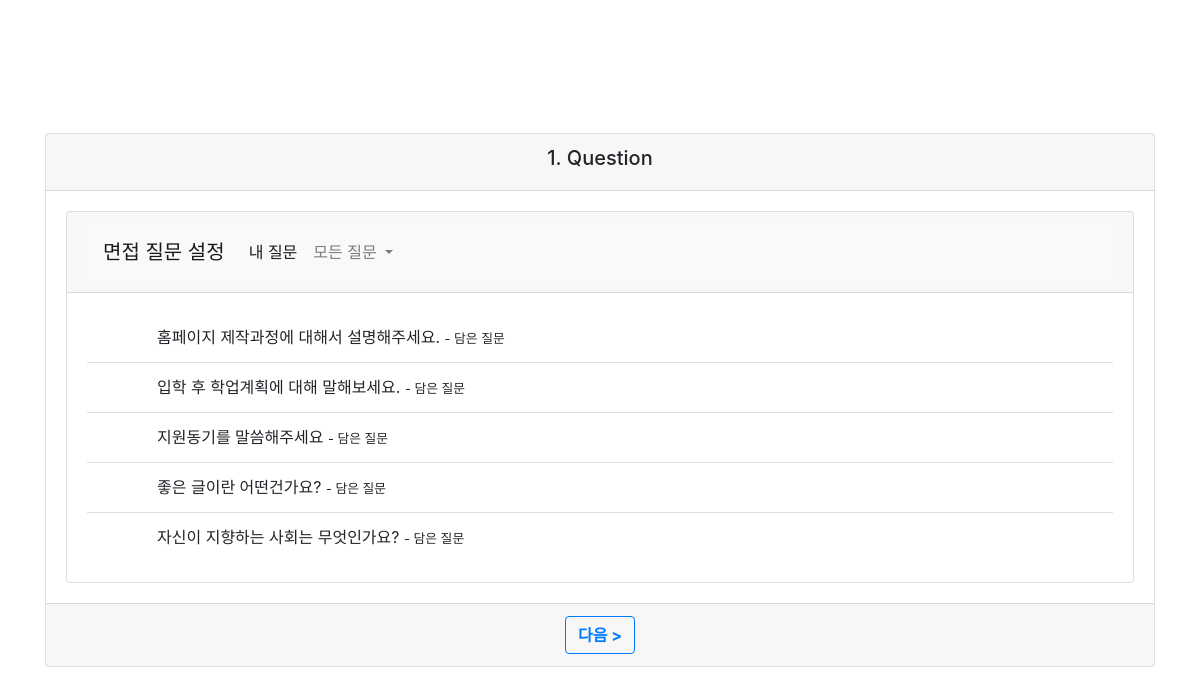
Page /website/student/interview/ (signed in) on the earlier database version.
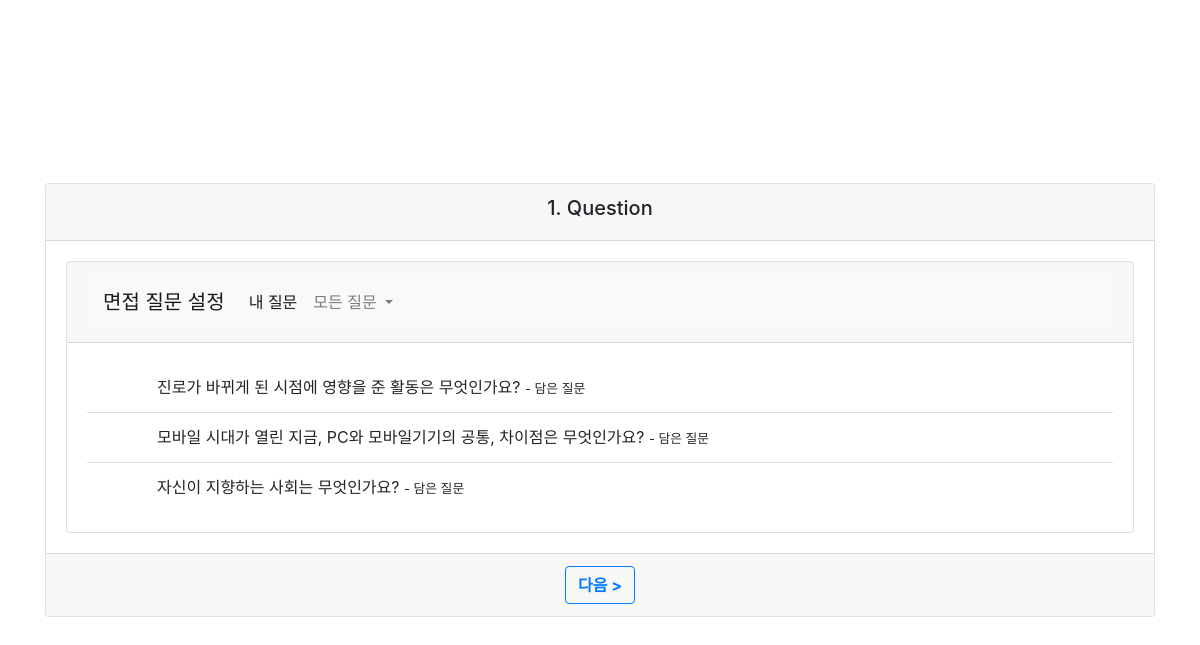
Same page on the later database version.
### website/models.py (models this page shows, shortened)
class StudentQuestion(models.Model):
    id = models.AutoField(
        primary_key=True,
        unique=True,
        editable=False,
        verbose_name='pk'
    )
    student = models.ForeignKey(User, on_delete=models.CASCADE)
    question = models.ForeignKey(Question, on_delete=models.CASCADE)
    part =  models.IntegerField(null=True, blank=True, verbose_name='종류')
    teacher = models.ForeignKey(Teacher, null=True, blank=True, on_delete=models.CASCADE)

class Question(models.Model):
    id = models.AutoField(
        primary_key=True,
        unique=True,
        editable=False,
        verbose_name='pk'
    )
    question = models.CharField(max_length=100, null=True, blank=True, verbose_name='질문')
    department = models.IntegerField(null=True, blank=True, verbose_name='학과') # 0 : 공통질문
    def __str__(self):
        return self.question

### website/views.py (the view)
# urls.py: path('student/interview/',views.inter_start,name='interviewStart'),
def inter_start(request):
    myQuestion = StudentQuestion.objects.filter(student__userID=request.session.get('user'))
    return render(request, 'inter_start.html', {'myQuestion': myQuestion})

### website/templates/inter_start.html (shortened to what this page needs)
{% load static %}
<!DOCTYPE html>
<html>
<head>
    <link rel="stylesheet" href="https://stackpath.bootstrapcdn.com/bootstrap/4.4.1/css/bootstrap.min.css">
    <link rel="stylesheet" href="{% static 'css/inter_setting.css' %}" type="text/css">
</head>
<body>
    <div id="card" class="container">
        <div class="card text-center">
            <div class="card-header">
                <h5>1. Question</h5>
            </div>
            <div class="card-body">
                <div class="card">
                    <div class="card-header">
                        <nav class="navbar navbar-expand-lg navbar-light bg-light">
                            <a class="navbar-brand" href="{% url 'website:interviewStart' %}">면접 질문 설정</a>
                            <div class="collapse navbar-collapse" id="navbarSupportedContent">
                                <ul class="navbar-nav mr-auto">
                                    <li class="nav-item active">
                                        <a class="nav-link" href="{% url 'website:interviewStart' %}">내 질문</a>
                                    </li>
                                    <li class="nav-item dropdown">
                                        <a class="nav-link dropdown-toggle" href="#" id="navbarDropdown" role="button" data-toggle="dropdown" aria-haspopup="true" aria-expanded="false">
                                            모든 질문
                                        </a>
                                    </li>
                                </ul>
                            </div>
                        </nav>
                    </div>
                    <div class="card-body">
                        <ul class="list-group list-group-flush">
                            {% if myQuestion %}
                            {% for questionList in myQuestion %}
                            <li class="list-group-item d-flex justify-content-between align-items-center">
                                <div class="form-check">
                                    <label class="form-check-label" for="star_{{questionList.id}}">
                                    {{questionList.question}}
                                    {% if questionList.part == 1 %}
                                    <small> - 작성한 질문</small>
                                    {% elif questionList.part == 2 %}
                                    <small> - 받은 질문</small>
                                    {% else %}
                                    <small> - 담은 질문</small></label>
                                    {% endif %}
                                </div>
                            </li>
                            {% endfor %}
                            {% endif %}
                        </ul>
                    </div>
                </div>
            </div>
            <div class="card-footer text-muted">
                <a href="{% url 'website:interviewSetting' %}" type="submit" class="btn btn-outline-primary"><Strong> 다음 > </Strong></a>
            </div>
        </div>
    </div>
</body>
</html>

### website/static/css/inter_setting.css (style rules this page uses)
input[type=checkbox] + label { display: inline-block; cursor: pointer; line-height: 22px; padding-left: 30px; background: url('https://www.flaticon.com/svg/static/icons/svg/2107/2107992.svg') left/22px no-repeat; }
input[type=checkbox]:checked + label { background-image: url('https://www.flaticon.com/svg/static/icons/svg/2107/2107957.svg'); }
#card { position:absolute; top:50%; left:50%; transform:translate(-50%, -50%) }

Differences in the rows shown:
removed StudentQuestion: question "홈페이지 제작과정에 대해서 설명해주세요.", part "- 담은 질문"
removed StudentQuestion: question "입학 후 학업계획에 대해 말해보세요.", part "- 담은 질문"
removed StudentQuestion: question "지원동기를 말씀해주세요", shows "- 담은 질문"
removed StudentQuestion: question "좋은 글이란 어떤건가요?", part "- 담은 질문"
added StudentQuestion: question "진로가 바뀌게 된 시점에 영향을 준 활동은 무엇인가요?", part "- 담은 질문"
added StudentQuestion: question "모바일 시대가 열린 지금, PC와 모바일기기의 공통, 차이점은 무엇인가요?", part "- 담은 질문"
